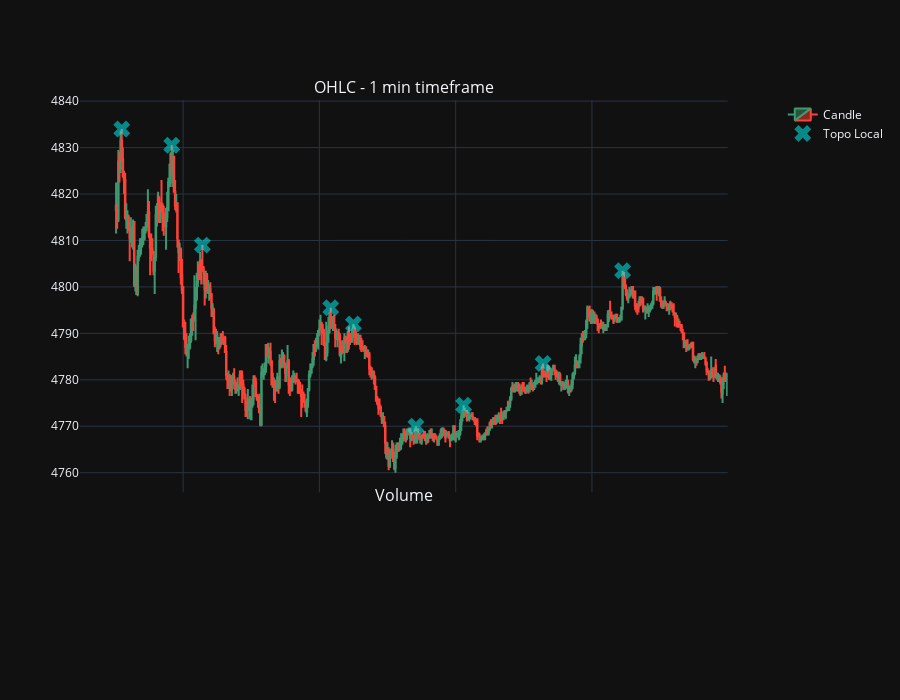

Notebook source saved alongside this figure:
### Markdown cell above
A título de exemplo, aqui vai uma plotagem de um dia qualquer, sobre como foi gerado máximos locais. Para ser considerado um topo, a máxima do candle precisa ser maior que a máxima dos 15 candles anteriores e posteriores mais próximos.

### Code cell
#Plotando um exemplo da amostra: exibindo max locais

df2 = df[(df.time >= datetime(2022,3,31,0,0)) & (df.time <= datetime(2022,4,1,0))].copy()

fig = make_subplots(rows=2, cols=1, shared_xaxes=True, specs=[[{"secondary_y": False}], [{"secondary_y": True}]],
                    vertical_spacing=0.03, subplot_titles=('OHLC - 1 min timeframe', 'Volume'), row_width=[0.2, 0.7])
                    
fig.add_trace(go.Candlestick(x=df2.time, open=df2['open'], high=df2['high'], low=df2['low'], close=df2['close'], name="Candle"), row=1, col=1)
fig.add_trace(go.Scatter(x=df2[df2["local_max"] == 1].time, y=df2[df2["local_max"] == 1]["high"], name="Topo Local", mode="markers", marker_color="cyan", marker_symbol="x", marker_size=15, opacity=0.5), row=1, col=1)

fig.update_layout(template="plotly_dark", xaxis_rangeslider_visible=False, height=700)
fig.update_xaxes(rangebreaks=[dict(bounds=["sat", "mon"]), dict(bounds=[18, 9], pattern="hour")])

fig.show()

### Figure 1 — Plotly figure (JSON) as saved in the notebook; plotly's stock layout.template omitted (floating-point values rounded to 4 significant figures; data arrays with more than 128 entries replaced by an {"elided": "..."} marker saying what was removed)
{"data": [{"close": {"elided": "539 float values"}, "high": {"elided": "539 float values"}, "low": {"elided": "539 float values"}, "name": "Candle", "open": {"elided": "539 float values"}, "type": "candlestick", "x": {"elided": "539 str values"}, "xaxis": "x", "yaxis": "y"}, {"marker": {"color": "cyan", "size": 15, "symbol": "x"}, "mode": "markers", "name": "Topo Local", "opacity": 0.5, "type": "scatter", "x": ["2022-03-31T09:06:00", "2022-03-31T09:50:00", "2022-03-31T10:17:00", "2022-03-31T12:10:00", "2022-03-31T12:30:00", "2022-03-31T13:25:00", "2022-03-31T14:07:00", "2022-03-31T15:17:00", "2022-03-31T16:27:00"], "xaxis": "x", "y": [4834, 4830.0, 4809, 4796.0, 4792, 4770, 4774.0, 4784.0, 4804.0], "yaxis": "y"}], "layout": {"annotations": [{"font": {"size": 16}, "showarrow": false, "text": "OHLC - 1 min timeframe", "x": 0.47, "xanchor": "center", "xref": "paper", "y": 1, "yanchor": "bottom", "yref": "paper"}, {"font": {"size": 16}, "showarrow": false, "text": "Volume", "x": 0.47, "xanchor": "center", "xref": "paper", "y": 0.2156, "yanchor": "bottom", "yref": "paper"}], "height": 700, "xaxis": {"anchor": "y", "domain": [0, 0.94], "matches": "x2", "rangebreaks": [{"bounds": ["sat", "mon"]}, {"bounds": [18, 9], "pattern": "hour"}], "rangeslider": {"visible": false}, "showticklabels": false}, "xaxis2": {"anchor": "y2", "domain": [0, 0.94], "rangebreaks": [{"bounds": ["sat", "mon"]}, {"bounds": [18, 9], "pattern": "hour"}]}, "yaxis": {"anchor": "x", "domain": [0.2456, 1]}, "yaxis2": {"anchor": "x2", "domain": [0, 0.2156]}, "yaxis3": {"anchor": "x2", "overlaying": "y2", "side": "right"}}}
